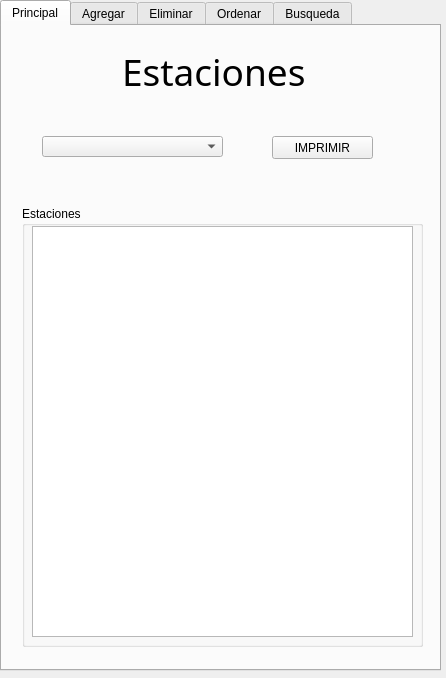
<?xml version="1.0" encoding="UTF-8"?>
<ui version="4.0">
 <class>Form</class>
 <widget class="QWidget" name="Form">
  <property name="geometry">
   <rect>
    <x>0</x>
    <y>0</y>
    <width>446</width>
    <height>678</height>
   </rect>
  </property>
  <property name="minimumSize">
   <size>
    <width>446</width>
    <height>678</height>
   </size>
  </property>
  <property name="maximumSize">
   <size>
    <width>446</width>
    <height>678</height>
   </size>
  </property>
  <property name="windowTitle">
   <string>Form</string>
  </property>
  <widget class="QWidget" name="gridLayoutWidget">
   <property name="geometry">
    <rect>
     <x>0</x>
     <y>0</y>
     <width>441</width>
     <height>671</height>
    </rect>
   </property>
   <layout class="QGridLayout" name="gridLayout">
    <item row="0" column="0">
     <widget class="QTabWidget" name="tabWidget">
      <property name="currentIndex">
       <number>0</number>
      </property>
      <widget class="QWidget" name="Principal">
       <attribute name="title">
        <string>Principal</string>
       </attribute>
       <widget class="QComboBox" name="comboBox">
        <property name="geometry">
         <rect>
          <x>40</x>
          <y>110</y>
          <width>181</width>
          <height>21</height>
         </rect>
        </property>
       </widget>
       <widget class="QPushButton" name="btn_BuscarEstacion">
        <property name="geometry">
         <rect>
          <x>270</x>
          <y>110</y>
          <width>101</width>
          <height>23</height>
         </rect>
        </property>
        <property name="text">
         <string>IMPRIMIR</string>
        </property>
       </widget>
       <widget class="QGroupBox" name="groupBox">
        <property name="geometry">
         <rect>
          <x>20</x>
          <y>180</y>
          <width>401</width>
          <height>441</height>
         </rect>
        </property>
        <property name="title">
         <string>Estaciones</string>
        </property>
        <widget class="QListView" name="listView">
         <property name="geometry">
          <rect>
           <x>10</x>
           <y>20</y>
           <width>381</width>
           <height>411</height>
          </rect>
         </property>
        </widget>
       </widget>
       <widget class="QLabel" name="label_3">
        <property name="geometry">
         <rect>
          <x>120</x>
          <y>20</y>
          <width>201</width>
          <height>51</height>
         </rect>
        </property>
        <property name="font">
         <font>
          <family>MV Boli</family>
          <pointsize>28</pointsize>
         </font>
        </property>
        <property name="text">
         <string>Estaciones</string>
        </property>
       </widget>
      </widget>
      <widget class="QWidget" name="AgregarEstaciones">
       <attribute name="title">
        <string>Agregar</string>
       </attribute>
       <widget class="QLabel" name="label_nombre">
        <property name="geometry">
         <rect>
          <x>35</x>
          <y>130</y>
          <width>121</width>
          <height>31</height>
         </rect>
        </property>
        <property name="font">
         <font>
          <family>Arial</family>
          <pointsize>12</pointsize>
          <weight>75</weight>
          <bold>true</bold>
         </font>
        </property>
        <property name="text">
         <string>Nombre:</string>
        </property>
       </widget>
       <widget class="QLineEdit" name="Tedit_Siguiente">
        <property name="geometry">
         <rect>
          <x>190</x>
          <y>280</y>
          <width>200</width>
          <height>31</height>
         </rect>
        </property>
       </widget>
       <widget class="QLineEdit" name="Tedit_Linea">
        <property name="geometry">
         <rect>
          <x>189</x>
          <y>186</y>
          <width>200</width>
          <height>31</height>
         </rect>
        </property>
       </widget>
       <widget class="QLabel" name="label_direccion">
        <property name="geometry">
         <rect>
          <x>35</x>
          <y>230</y>
          <width>151</width>
          <height>31</height>
         </rect>
        </property>
        <property name="font">
         <font>
          <family>Arial</family>
          <pointsize>12</pointsize>
          <weight>75</weight>
          <bold>true</bold>
         </font>
        </property>
        <property name="text">
         <string>Estacion Anterior:</string>
        </property>
       </widget>
       <widget class="QLabel" name="label_2">
        <property name="geometry">
         <rect>
          <x>70</x>
          <y>35</y>
          <width>301</width>
          <height>41</height>
         </rect>
        </property>
        <property name="font">
         <font>
          <family>MV Boli</family>
          <pointsize>28</pointsize>
         </font>
        </property>
        <property name="text">
         <string>Agregar Estación</string>
        </property>
       </widget>
       <widget class="QLineEdit" name="Tedit_Nombre">
        <property name="geometry">
         <rect>
          <x>189</x>
          <y>134</y>
          <width>200</width>
          <height>31</height>
         </rect>
        </property>
       </widget>
       <widget class="QLabel" name="label_linea">
        <property name="geometry">
         <rect>
          <x>35</x>
          <y>180</y>
          <width>121</width>
          <height>31</height>
         </rect>
        </property>
        <property name="font">
         <font>
          <family>Arial</family>
          <pointsize>12</pointsize>
          <weight>75</weight>
          <bold>true</bold>
         </font>
        </property>
        <property name="text">
         <string>Línea:</string>
        </property>
       </widget>
       <widget class="QLineEdit" name="Tedit_Anterior">
        <property name="geometry">
         <rect>
          <x>189</x>
          <y>235</y>
          <width>200</width>
          <height>31</height>
         </rect>
        </property>
       </widget>
       <widget class="QPushButton" name="btn_guardar">
        <property name="geometry">
         <rect>
          <x>80</x>
          <y>470</y>
          <width>281</width>
          <height>41</height>
         </rect>
        </property>
        <property name="text">
         <string>Guardar</string>
        </property>
       </widget>
       <widget class="QLabel" name="label_direccion_2">
        <property name="geometry">
         <rect>
          <x>35</x>
          <y>280</y>
          <width>151</width>
          <height>31</height>
         </rect>
        </property>
        <property name="font">
         <font>
          <family>Arial</family>
          <pointsize>12</pointsize>
          <weight>75</weight>
          <bold>true</bold>
         </font>
        </property>
        <property name="text">
         <string>Estacion Siguiente:</string>
        </property>
       </widget>
      </widget>
      <widget class="QWidget" name="EliminarEstacion">
       <attribute name="title">
        <string>Eliminar</string>
       </attribute>
       <widget class="QLabel" name="label_4">
        <property name="geometry">
         <rect>
          <x>60</x>
          <y>30</y>
          <width>301</width>
          <height>41</height>
         </rect>
        </property>
        <property name="font">
         <font>
          <family>MV Boli</family>
          <pointsize>28</pointsize>
         </font>
        </property>
        <property name="text">
         <string>Elminar Estación</string>
        </property>
       </widget>
       <widget class="QLabel" name="label_6">
        <property name="geometry">
         <rect>
          <x>91</x>
          <y>114</y>
          <width>249</width>
          <height>39</height>
         </rect>
        </property>
        <property name="font">
         <font>
          <pointsize>12</pointsize>
          <weight>75</weight>
          <bold>true</bold>
         </font>
        </property>
        <property name="text">
         <string>&lt;html&gt;&lt;head/&gt;&lt;body&gt;&lt;p align=&quot;center&quot;&gt;&lt;span style=&quot; font-weight:400;&quot;&gt;ELIMINAR LINEA O MACRO&lt;/span&gt;&lt;/p&gt;&lt;/body&gt;&lt;/html&gt;</string>
        </property>
       </widget>
       <widget class="QComboBox" name="cmb_Linea">
        <property name="geometry">
         <rect>
          <x>111</x>
          <y>164</y>
          <width>211</width>
          <height>20</height>
         </rect>
        </property>
       </widget>
       <widget class="QPushButton" name="btnEliminar_Linea">
        <property name="geometry">
         <rect>
          <x>111</x>
          <y>204</y>
          <width>211</width>
          <height>23</height>
         </rect>
        </property>
        <property name="text">
         <string>Eliminar Linea</string>
        </property>
       </widget>
       <widget class="QLabel" name="label_5">
        <property name="geometry">
         <rect>
          <x>91</x>
          <y>304</y>
          <width>209</width>
          <height>39</height>
         </rect>
        </property>
        <property name="font">
         <font>
          <pointsize>12</pointsize>
          <weight>75</weight>
          <bold>true</bold>
         </font>
        </property>
        <property name="text">
         <string>&lt;html&gt;&lt;head/&gt;&lt;body&gt;&lt;p align=&quot;center&quot;&gt;&lt;span style=&quot; font-weight:400;&quot;&gt;ELIMINAR ESTACION&lt;/span&gt;&lt;/p&gt;&lt;/body&gt;&lt;/html&gt;</string>
        </property>
       </widget>
       <widget class="QComboBox" name="cmb_Estacion">
        <property name="geometry">
         <rect>
          <x>111</x>
          <y>354</y>
          <width>209</width>
          <height>20</height>
         </rect>
        </property>
       </widget>
       <widget class="QPushButton" name="btnEliminar_Estacion">
        <property name="geometry">
         <rect>
          <x>111</x>
          <y>394</y>
          <width>209</width>
          <height>23</height>
         </rect>
        </property>
        <property name="text">
         <string>Eliminar Estacion</string>
        </property>
       </widget>
      </widget>
      <widget class="QWidget" name="Ordenamientos">
       <attribute name="title">
        <string>Ordenar</string>
       </attribute>
       <widget class="QLabel" name="label_7">
        <property name="geometry">
         <rect>
          <x>50</x>
          <y>30</y>
          <width>341</width>
          <height>41</height>
         </rect>
        </property>
        <property name="font">
         <font>
          <family>MV Boli</family>
          <pointsize>28</pointsize>
         </font>
        </property>
        <property name="text">
         <string>Ordenar Estaciónes</string>
        </property>
       </widget>
       <widget class="QLabel" name="label">
        <property name="geometry">
         <rect>
          <x>60</x>
          <y>100</y>
          <width>301</width>
          <height>41</height>
         </rect>
        </property>
        <property name="font">
         <font>
          <pointsize>12</pointsize>
          <weight>75</weight>
          <bold>true</bold>
         </font>
        </property>
        <property name="text">
         <string>Escoge un metodo de Ordenamiento</string>
        </property>
       </widget>
       <widget class="QRadioButton" name="rBtn_Insercion">
        <property name="geometry">
         <rect>
          <x>30</x>
          <y>160</y>
          <width>82</width>
          <height>17</height>
         </rect>
        </property>
        <property name="font">
         <font>
          <weight>50</weight>
          <bold>false</bold>
         </font>
        </property>
        <property name="text">
         <string>Inserción</string>
        </property>
       </widget>
       <widget class="QRadioButton" name="rBtn_Burbuja">
        <property name="geometry">
         <rect>
          <x>180</x>
          <y>160</y>
          <width>82</width>
          <height>17</height>
         </rect>
        </property>
        <property name="text">
         <string>Burbuja</string>
        </property>
       </widget>
       <widget class="QRadioButton" name="rBtn_Seleccion">
        <property name="geometry">
         <rect>
          <x>310</x>
          <y>160</y>
          <width>82</width>
          <height>17</height>
         </rect>
        </property>
        <property name="text">
         <string>Seleccion</string>
        </property>
       </widget>
       <widget class="QRadioButton" name="rBtn_Mezcla">
        <property name="geometry">
         <rect>
          <x>30</x>
          <y>200</y>
          <width>82</width>
          <height>17</height>
         </rect>
        </property>
        <property name="text">
         <string>Mezcla</string>
        </property>
       </widget>
       <widget class="QRadioButton" name="rBtn_Rapido">
        <property name="geometry">
         <rect>
          <x>180</x>
          <y>200</y>
          <width>82</width>
          <height>17</height>
         </rect>
        </property>
        <property name="text">
         <string>Rapido</string>
        </property>
       </widget>
       <widget class="QGroupBox" name="groupBox_2">
        <property name="geometry">
         <rect>
          <x>30</x>
          <y>264</y>
          <width>381</width>
          <height>381</height>
         </rect>
        </property>
        <property name="title">
         <string>Ordenamiento</string>
        </property>
        <widget class="QListView" name="listView_Ordenamiento">
         <property name="geometry">
          <rect>
           <x>10</x>
           <y>20</y>
           <width>361</width>
           <height>341</height>
          </rect>
         </property>
        </widget>
       </widget>
       <widget class="QComboBox" name="cmb_OrdenarLineas">
        <property name="geometry">
         <rect>
          <x>130</x>
          <y>80</y>
          <width>171</width>
          <height>21</height>
         </rect>
        </property>
       </widget>
       <widget class="QTextEdit" name="txtEdit_Time">
        <property name="geometry">
         <rect>
          <x>205</x>
          <y>236</y>
          <width>131</width>
          <height>21</height>
         </rect>
        </property>
        <property name="verticalScrollBarPolicy">
         <enum>Qt::ScrollBarAlwaysOff</enum>
        </property>
        <property name="readOnly">
         <bool>true</bool>
        </property>
       </widget>
       <widget class="QLabel" name="label_9">
        <property name="geometry">
         <rect>
          <x>35</x>
          <y>236</y>
          <width>171</width>
          <height>20</height>
         </rect>
        </property>
        <property name="font">
         <font>
          <pointsize>10</pointsize>
          <weight>75</weight>
          <bold>true</bold>
         </font>
        </property>
        <property name="text">
         <string>Tiempo de ordenamiento:</string>
        </property>
       </widget>
      </widget>
      <widget class="QWidget" name="AlgoritmosBusqueda">
       <attribute name="title">
        <string>Busqueda</string>
       </attribute>
       <widget class="QLabel" name="label_8">
        <property name="geometry">
         <rect>
          <x>60</x>
          <y>20</y>
          <width>341</width>
          <height>41</height>
         </rect>
        </property>
        <property name="font">
         <font>
          <family>MV Boli</family>
          <pointsize>28</pointsize>
         </font>
        </property>
        <property name="text">
         <string>Buscar Estaciónes</string>
        </property>
       </widget>
      </widget>
     </widget>
    </item>
   </layout>
  </widget>
 </widget>
 <resources/>
 <connections/>
</ui>
